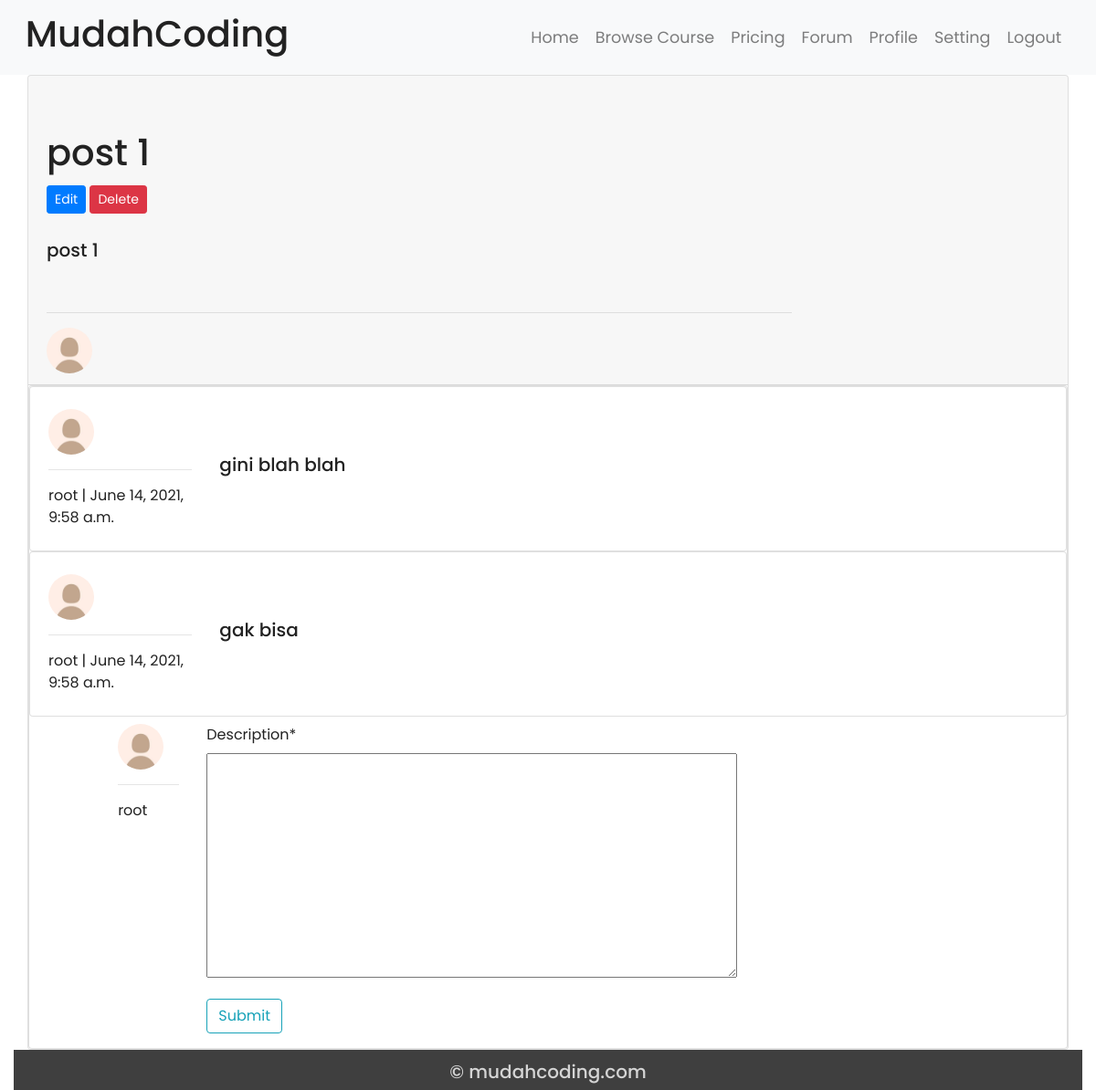
/forum/post/1/ (signed in), run on an earlier commit of the app's database.
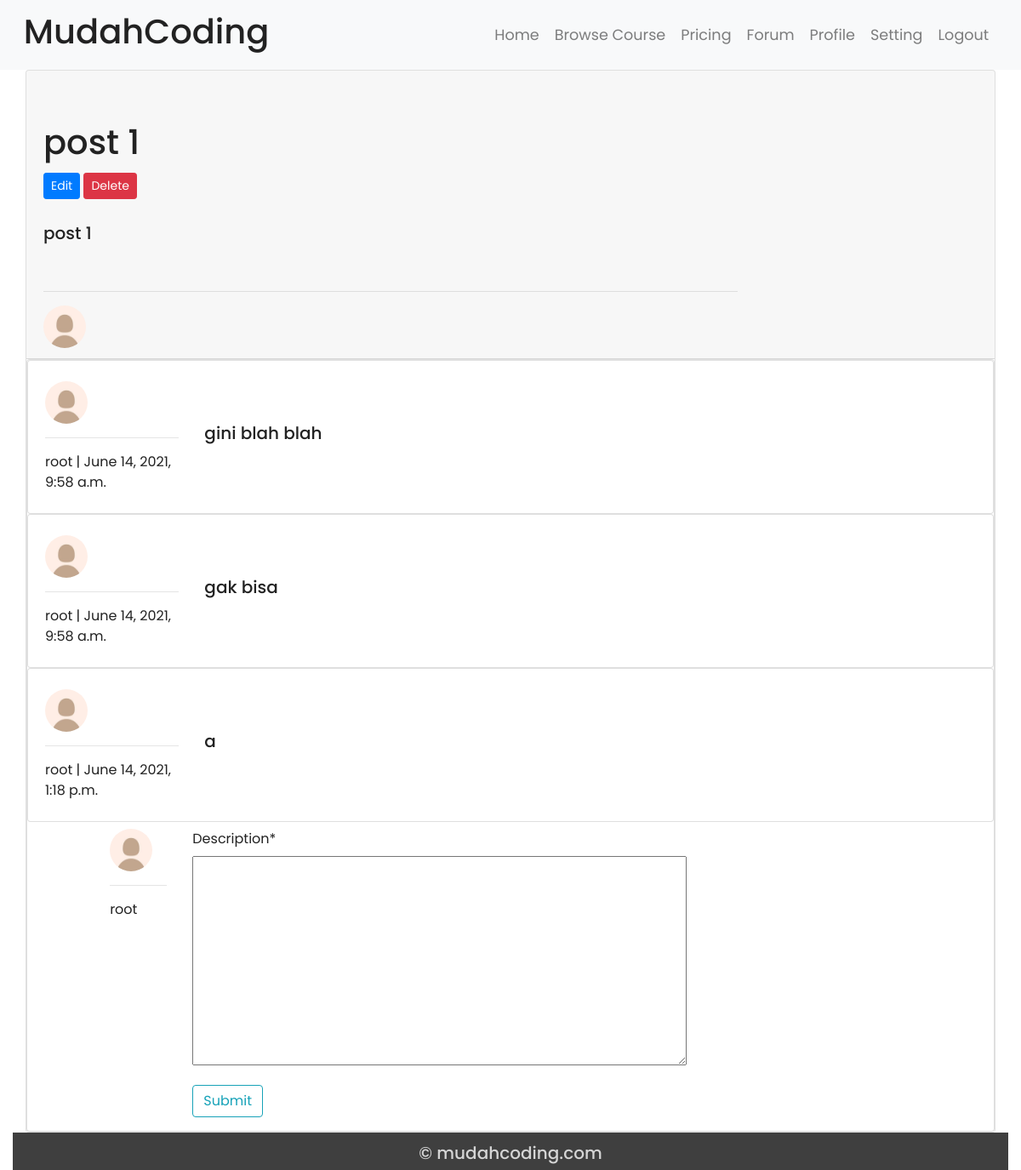
And on a later commit of the database.
### Forum/models.py (models this page shows, shortened)
class Post(models.Model):
    author = models.ForeignKey(User, on_delete=models.SET_NULL, null=True)
    topic = models.ForeignKey(Topic, on_delete=models.SET_NULL, null=True)
    time_created = models.DateTimeField(default=timezone.now)
    title = models.CharField(max_length=50, default='untitled')
    description = models.TextField()
    def __str__(self):
        return self.title

class PostReply(models.Model):
    author = models.ForeignKey(User, on_delete=models.SET_NULL, null=True)
    post = models.ForeignKey(Post, on_delete=models.SET_NULL, null=True)
    time_created = models.DateTimeField(default=timezone.now)
    description = models.TextField()

### users/models.py (models this page shows, shortened)
class Profile(models.Model):
    user            = models.OneToOneField(User, on_delete=models.CASCADE)
    name            = models.CharField(max_length=255,blank=True)
    handphone       = models.CharField(max_length=15,null=True,blank=True)
    description     = models.TextField(null=True,blank=True)
    image           = models.ImageField(default='default.jpg', upload_to='profile_pics')
    time_created    = models.DateTimeField(auto_now_add=True)
    email           = models.EmailField(null=True,blank=True)
    linkedin        = models.CharField(max_length=255,null=True,blank=True)
    twitter         = models.CharField(max_length=255,null=True,blank=True)
    instagram       = models.CharField(max_length=255,null=True,blank=True)
    facebook        = models.CharField(max_length=255,null=True,blank=True)
    date_premium    = models.DateField(auto_now_add=True, null=True)

### Forum/views.py (the view, shortened to what this page needs)
# urls.py: path('post/<int:pk>/', PostDetailView.as_view(), name='post-detail'),
class PostDetailView(LoginRequiredMixin, FormMixin, DetailView):
    model = Post
    form_class = CreatePostReplyForm
    def get_context_data(self, **kwargs):
        context = super(PostDetailView, self).get_context_data(**kwargs)
        context['comments'] = PostReply.objects.filter(post=self.kwargs.get('pk'))
        context['form'] = CreatePostReplyForm(initial={'post': self.object, 'author': self.request.user})
        return context

### Forum/forms.py
class CreatePostReplyForm(forms.ModelForm):
    class Meta:
        model = PostReply
        fields = [
            'description', 'author', 'post'
        ]

### Forum/templates/Forum/post_detail.html (shortened to what this page needs)
{% extends "base.html" %}
{% load crispy_forms_tags %}
{% block content %}
<div class='container-fluid'>
<div class="card" style="width: 100%;">
    <div class="card-header">
        <div class="row">
            <div class="col-9  mt-5">
                    <h1 id="header">{{ object.title }}</h1>
            </div>
        </div>
        <div class="row">
            {% if object.author == user %}
                <div class="col-9 ">
                    <a class="btn btn-primary btn-sm mt-1 mb-1" href="{% url 'post-update' object.id %}">Edit</a>
                    <a class="btn btn-danger btn-sm mt-1 mb-1" href="{% url 'post-delete' object.id %}">Delete</a>
                </div>
            {% endif %}
        </div>
        <div class="row mt-4">
            <div class="col-9 align-self-center">
                <h5>{{ object.description }}<h5>
            </div>
            <div class="col-9">
                <hr class="mt-5">
            </div>
            <div class="col-9  ">
                <a href="{% url 'profile' %}">
                    <img class="rounded-circle account-img thumbpic" src="{{ object.author.profile.image.url }}" height="50">
                </a>
            </div>
        </div>
    </div>
    <div class="card">
        {% for comment in comments %}
        <div class="card">
            <div class="card-body">
            <div class="row mt-1 mb-1">
                <div class="col-2  ">
                    <a href="{% url 'profile' %}">
                        <img class="rounded-circle account-img thumbpic" src="{{ comment.author.profile.image.url }}" height="50">
                    </a>
                    <hr>
                    <a> {{ comment.author }} | {{ comment.time_created }}</a>
                </div>
                <div class="col-3 align-self-center">
                    <h5>{{ comment.description }}<h5>
                </div>
            </div>
            </div>
        </div>
        {% endfor %}
        <div class="row mt-2">
            <div class="col-1 offset-1 ">
                <img class="rounded-circle account-img thumbpic" src="{{ user.profile.image.url }}" height="50">
                <hr>
                <a> {{ user.profile.name }} </a>
            </div>
            <div class="col-1">
                <form method="POST">
                    <fieldset class="form-group">
                        {{ form|crispy }}
                    </fieldset>
                    <div class="form-group">
                        <button class="btn btn-outline-info" type="submit">Submit</button>
                    </div>
                </form>
            </div>
        </div>
    </div>
</div>
</div>
{% endblock content %}

### mudah_coding/templates/base.html (shortened to what this page needs)
{% load static %}
<!DOCTYPE html>
<html lang="en">
<head>
	{% block css_real %}
	<link rel="stylesheet" href="https://stackpath.bootstrapcdn.com/bootstrap/4.3.1/css/bootstrap.min.css">
	{% endblock css_real %}
    {% block css_costum %}
		<link href={% static "css/base.css" %} rel="stylesheet">
		<link href={% static "css/footer.css" %} rel="stylesheet">
    {% endblock css_costum %}
</head>
<body>
	<nav class="navbar navbar-expand-lg navbar-light bg-light">
		<div class="container-fluid">
			<a class="nav-logo" href="{% url 'home' %}"><h1>MudahCoding</h1></a>
			<div class="collapse navbar-collapse" id="navbarResponsive">
				<ul class="navbar-nav ml-auto">
					<li class="nav-item">
						<a class="nav-link" href="{% url 'home' %}">Home</a>
					</li>
					<li class="nav-item">
						<a class="nav-link" href="{% url 'browse' %}">Browse Course</a>
					</li>
					<li class="nav-item">
						<a class="nav-link" href="{% url 'pricing' %}">Pricing</a>
					</li>
					<li class="nav-item">
						<a class="nav-link" href="{% url 'forum' %}">Forum</a>
					</li>
					{% if request.user.is_authenticated %}
					<li class="nav-item">
						<a class="nav-link" href="{% url 'profile' %}">Profile</a>
					</li>
					<li class="nav-item">
						<a class="nav-link" href="{% url 'setting' %}">Setting</a>
					</li>
					<li class="nav-item">
						<a class="nav-link" href="{% url 'logout' %}">Logout</a>
					</li>
					{% endif %}
				</ul>
			</div>
		</div>
	</nav>
	<div class="container-fluid">
	{% block content %}
	{% endblock content %}
		<footer>
		  <div class ="row text-center">
		    <div class="col-12">
		      <h5>&copy; mudahcoding.com</h5>
		    </div>
		  </div>
		</footer>
	</div>
	</body>
</html>

### mudah_coding/static/css/base.css (style rules this page uses)
html, body { height: 100%; width: 100%; font-family: 'Poppins', sans-serif; color: #222; }
.navbar { padding: .8rem; }
.navbar-nav li { padding-right: 2px; }
.nav-link { font-size: 1.1em !important; }
.nav-logo { color: #222; }

### mudah_coding/static/css/footer.css (style rules this page uses)
footer { background-color: #3f3f3f; color: #d5d5d5; padding-top: 0.8rem; }

What changed in the data, as far as the page shows it:
added PostReply: author.profile.image (placeholder picture), author "root", time_created "June 14, 2021, 1:18 p.m.", description "a"
